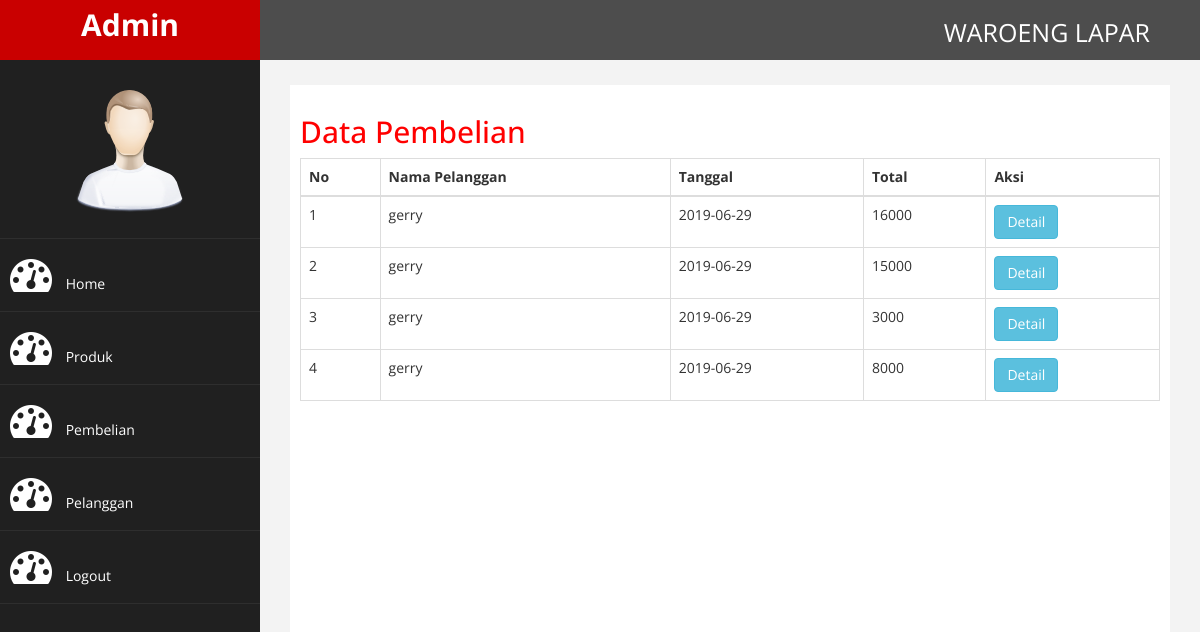
The page /admin/admin.php?halaman=pembelian (signed in) on the database its author committed.
### tables this page shows
CREATE TABLE `pembelian` (
  `id_pembelian` int(11) NOT NULL,
  `id_pelanggan` int(11) NOT NULL,
  `tanggal_pembelian` date NOT NULL,
  `total_pembelian` varchar(50) NOT NULL,
  `alamat_pengiriman` text NOT NULL,
  `status_pembelian` varchar(100) NOT NULL DEFAULT 'pending'
);

CREATE TABLE `pelanggan` (
  `id_pelanggan` int(11) NOT NULL,
  `nama_pelanggan` varchar(100) NOT NULL,
  `email_pelanggan` varchar(100) NOT NULL,
  `password_pelanggan` varchar(100) NOT NULL,
  `telepon_pelanggan` varchar(25) NOT NULL,
  `alamat_pelanggan` text NOT NULL
);

### admin/pembelian.php (the view)
<h2>Data Pembelian</h2>
<table class="table table-bordered">
	<thead>
		<tr>
			<th>No</th>
			<th>Nama Pelanggan</th>
			<th>Tanggal</th>
			<th>Total</th>
			<th>Aksi</th>
		</tr>
	</thead>
	<tbody>
		<?php $nomor=1; ?>
		<?php $ambil=$koneksi->query("SELECT * FROM pembelian JOIN pelanggan ON pembelian.id_pelanggan=pelanggan.id_pelanggan"); ?>
		<?php while($pecah = $ambil->fetch_assoc()){ ?>
		<tr>
			<td><?php echo $nomor; ?></td>
			<td><?php echo $pecah['nama_pelanggan'];?></td>
			<td><?php echo $pecah['tanggal_pembelian'];?></td>
			<td><?php echo $pecah['total_pembelian'];?></td>
			<td>
				<a href="admin.php?halaman=detail&id=<?php echo $pecah['id_pembelian']; ?>" class="btn btn-info">Detail</a>
			</td>
		</tr>
		<?php $nomor++; ?>
		<?php } ?>
	</tbody>
</table>

### admin/assets/css/custom.css (style rules this page uses)
body { font-family: 'Open Sans', sans-serif; }
h2 { color: #f00; }

### rows shown on the page
pembelian: id_pelanggan.nama_pelanggan "gerry", tanggal_pembelian "2019-06-29", total_pembelian "16000"
pembelian: id_pelanggan.nama_pelanggan "gerry", tanggal_pembelian "2019-06-29", total_pembelian "15000"
pembelian: id_pelanggan.nama_pelanggan "gerry", tanggal_pembelian "2019-06-29", total_pembelian "3000"
pembelian: id_pelanggan.nama_pelanggan "gerry", tanggal_pembelian "2019-06-29", total_pembelian "8000"
